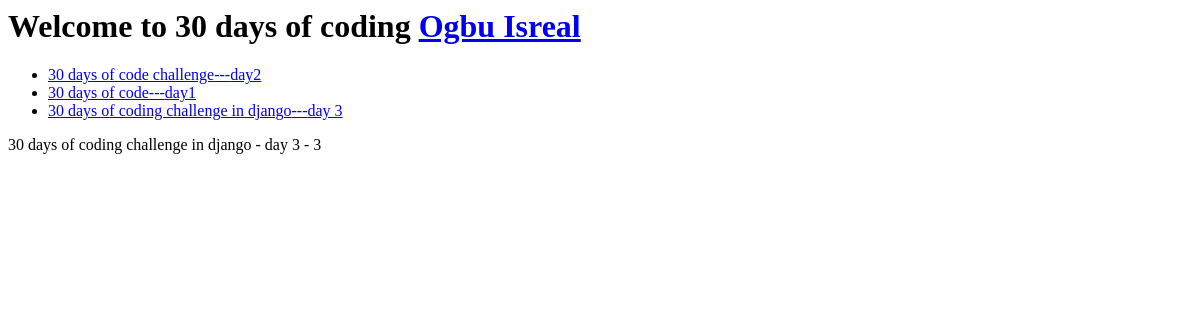
Before: / with the older database file.
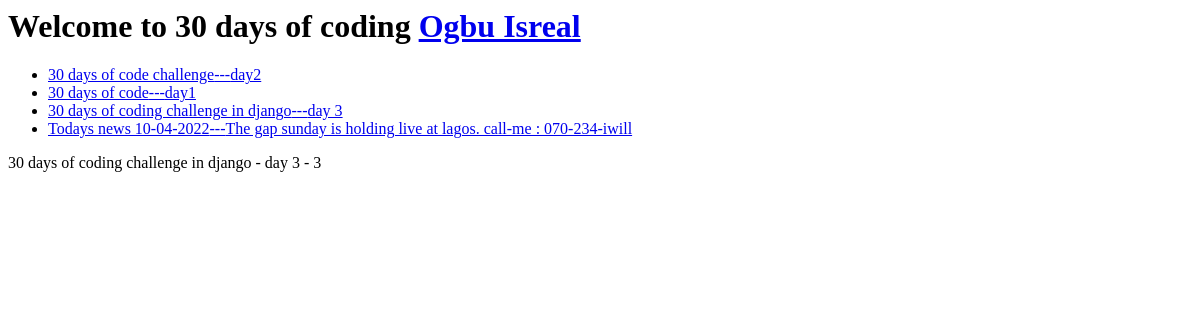
After: the same page with the newer database file.
### articles/models.py (models this page shows)
class Articles(models.Model):
    title  = models.TextField()
    content = models.TextField()

### DJANGOPROJECT/views.py (the view)
# urls.py: path('',home_views),
def home_views(request,*args):
    database_id = random.randint(1,4)
    datababe_get = Articles.objects.get(id=database_id)
    query_set = Articles.objects.all()
    view_s = f"""
        <p>{datababe_get.title} - {datababe_get.content} - {database_id}</p>
    """
    name = " Ogbu Isreal "
    context = {
        "Name" : name,
        "queryset" : query_set
    }
    response2 = render_to_string("index.html",context = context)
    response1 = response2 + view_s
    return HttpResponse(response1)

### template/index.html
<h1>Welcome to 30 days of coding <a href="/home/{{ Name }}"> {{ Name }}</a>  </h1>
<ul>
    {% for x in queryset%}
        <li> <a href="/home/{{ x.title }}"> {{ x.title }}---{{ x.content }}</a></li>
    {% endfor %}
</ul>

Changed rows visible on the page:
added Articles: title "Todays news 10-04-2022", content "The gap sunday is holding live at lagos. call-me : 070-234-iwill"
